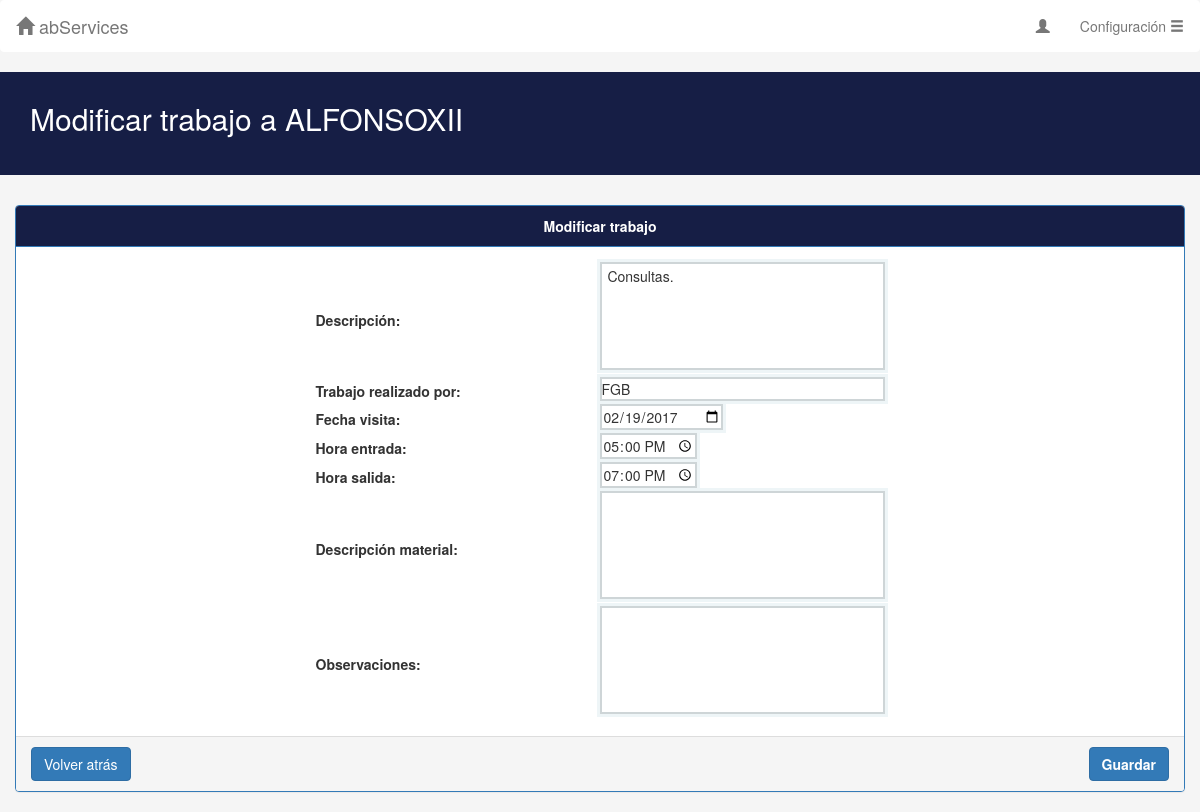
/modificarTrabajo.php?idTrabajo=2&cliente=ALFONSOXII, run on an earlier commit of the app's database.
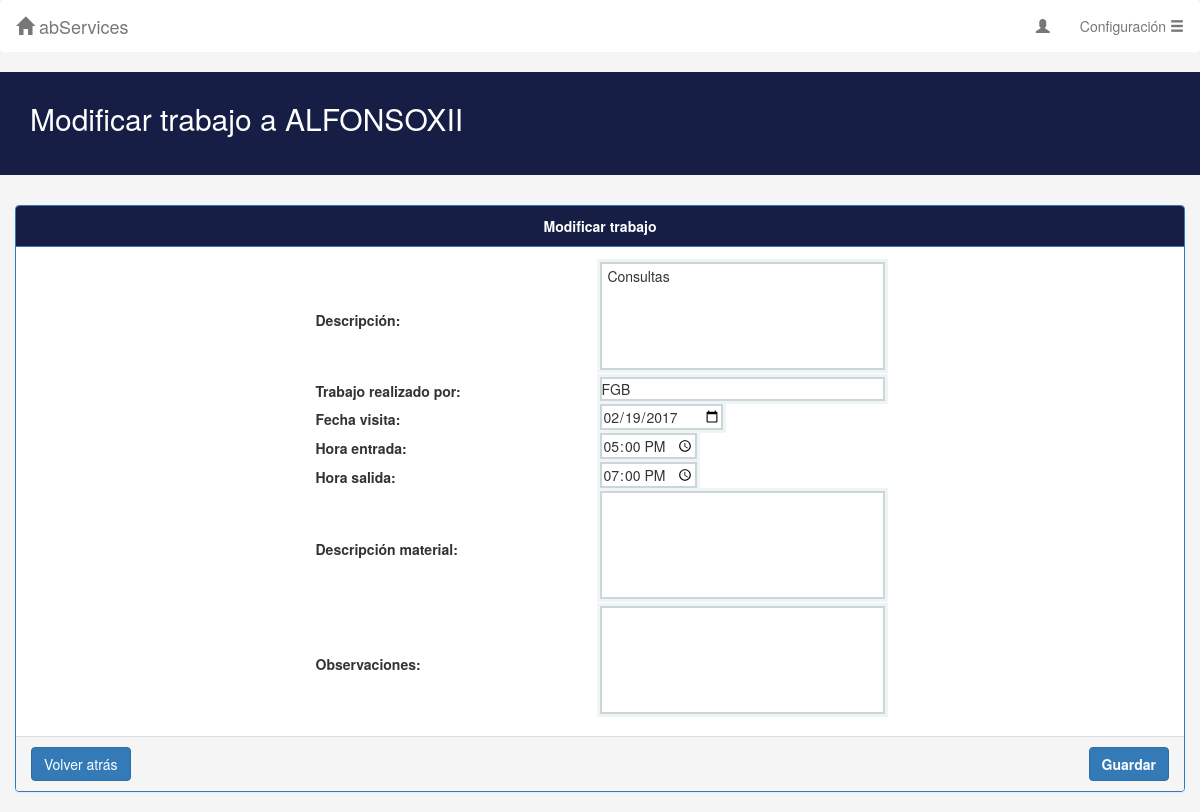
And on a later commit of the database.
### tables this page shows
CREATE TABLE `trabajos` (
  `Id` int(11) NOT NULL,
  `IdCliente` varchar(30) NOT NULL,
  `Trabajador` varchar(3) NOT NULL,
  `FVisita` date NOT NULL,
  `HoraE` time NOT NULL,
  `HoraS` time NOT NULL,
  `Descripcion` text NOT NULL,
  `DescripcionMat` text,
  `Observaciones` text
);

### includes/php/config.php (called while the page is built, shortened)
<?php
$mysqli = new mysqli(BD_HOST, BD_USER, BD_PASS, BD_NAME);
$mysqli->set_charset("utf8");
function sanitizeArgs(&$args) {
	global $mysqli;
	for($i=0; $i < count($args); $i++){
		$args[$i] = mysqli_real_escape_string($mysqli, $args[$i]);
		$args[$i] = htmlspecialchars_decode(trim(strip_tags(stripslashes($args[$i]))));
	}
}
?>

### includes/php/trabajosBD.php (called while the page is built, shortened)
<?php
require_once(__DIR__."/config.php");
function getInfoWork($id){
	global $mysqli;
	$args = array($id);
	$pst = $mysqli->prepare("SELECT * FROM trabajos WHERE Id = ?");
	$pst->bind_param("i",$args[0]);
	$pst->execute();
	$result = $pst->get_result();
	while($row = $result->fetch_array(MYSQLI_ASSOC)){
		$info = $row;
	}
	return $info;
}
?>

### includes/php/trabajos.php (called while the page is built, shortened)
<?php
require_once __DIR__.'/config.php';
require_once __DIR__.'/trabajosBD.php';
function conseguirInfoTrabajo($id){
	$result = getInfoWork($id);
	return $result;
}
?>

### modificarTrabajo.php (the view, shortened to what this page needs)
<?php require_once __DIR__.'/includes/php/config.php';?>
<!DOCTYPE html>
<html lang="en">
  <head>
	<?php
	$id=$_GET['idTrabajo'];
	$cliente =$_GET['cliente'];
	?>
    <link href="includes/css/bootstrap.min.css" rel="stylesheet" media="screen">
	<link rel="stylesheet" type="text/css" href="includes/css/style.css">
  </head>
  <?php
	require(__DIR__.'/includes/php/trabajos.php');
	?>
  <body>
		<nav class="navbar navbar-default" role="navigation" id="navSup">
			<div class="navbar-header" id="navSupHeader">
				<a class="navbar-brand" href="homeClientes.php"><span class="glyphicon glyphicon-home"></span> abServices</a>
			</div>
			<div class="collapse navbar-collapse navbar-ex1-collapse" id="navSupDerecha">
				<ul class="nav navbar-nav navbar-right">
					<li><a href="#"><span class="glyphicon glyphicon-user"></span>  <?php echo $_SESSION["usuario"] ?></a></li>
					<li class="dropdown">
						<a href="#" class="dropdown-toggle" data-toggle="dropdown"> Configuración <span class="glyphicon glyphicon-menu-hamburger"></span></a>
					</li>
				</ul>
			</div>
		</nav>
		<div class="jumbotron">
				<div class="container">
				<h2 id="cab2">Modificar trabajo a <?php echo $cliente?></h2>
				</div>
		</div>
		<?php
		$trabajo = conseguirInfoTrabajo($id);
		?>
		<div class="container-fluid">
			<div class="panel panel-primary" >
						<div class="panel-heading" id="panelHead"><div class="text-center"><strong>Modificar trabajo</strong></div></div>
						<form method = "POST" action="" autocomplete="on" class="form-horizontal" role="form">
						<div class="panel-body">
							<center>
							<table border="0" cellpadding="0" cellspacing="2" width="50%">
								<tr>
								  <td width="70%"><strong id="nombresForm">Descripción:</strong></td> <td width="30%"><textarea id="cajas" name="descripcion" required="required" rows="5" cols="35"> <?php echo $trabajo["Descripcion"]?></textarea></td>
								</tr>
								<tr>
								  <td width="70%"><strong id="nombresForm">Trabajo realizado por:</strong></td> <td width="30%"><p id="cajas" name="tecnico" rows="5" cols="35"> <?php echo $trabajo["Trabajador"]?></a></td>
								</tr>
								<tr>
								 <td width="70%"><strong>Fecha visita:</strong></td><td width="30%"><input id="cajas" value="<?php echo $trabajo["FVisita"]?>" name="fvisita" type="date" required="required"/></td>
								</tr>
								<tr>
								 <td width="70%"><strong>Hora entrada:</strong></td><td width="30%"><input id="cajas" value="<?php echo $trabajo["HoraE"]?>" name="horae" type="time" required="required"/></td>
								</tr>
								<tr>
								  <td width="70%"><strong>Hora salida:</strong></td><td width="30%"><input id="cajas" value="<?php echo $trabajo["HoraS"]?>" name="horas" type="time" required="required"/></td>
								</tr>
								<tr id="content" style="display: in-line;">
								<td width="70%"><strong>Descripción material:</strong></td><td width="30%"><textarea id="cajas" name="descmat" rows="5" cols="35"><?php echo $trabajo["DescripcionMat"]?></textarea></td>
								</tr>
								<tr>
								 <td width="70%"><strong>Observaciones:</strong></td><td width="30%"><textarea id="cajas" name="observaciones" rows="5" cols="35"><?php echo $trabajo["Observaciones"]?></textarea></td>
								</tr>
							</table>
							</center>
						</div>
						<div class="panel-footer">
							<input  class="btn btn-primary" type="button" onClick="location.href='./infoTrabajo.php?id=<?php echo $id ?>&cliente=<?php echo $cliente ?>'" value="Volver atrás"></input>
							<button type="submit" class="btn btn-primary" name="formRTrabajo" value="Sign in" style="float: right"><strong>Guardar</strong></button>
						</div>
						</form>
			</div>
		</div>
  </body>
</html>

What changed in the data, as far as the page shows it:
changed trabajos "FGB": descripcion "Consultas." → "Consultas"
